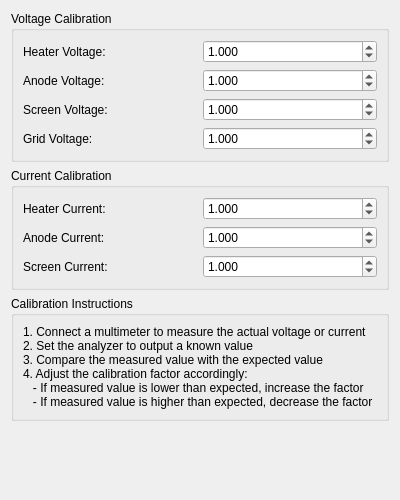
<?xml version="1.0" encoding="UTF-8"?>
<ui version="4.0">
 <class>CalibrationTab</class>
 <widget class="QWidget" name="CalibrationTab">
  <property name="geometry">
   <rect>
    <x>0</x>
    <y>0</y>
    <width>400</width>
    <height>500</height>
   </rect>
  </property>
  <property name="windowTitle">
   <string>Form</string>
  </property>
  <layout class="QVBoxLayout" name="verticalLayout">
   <item>
    <widget class="QGroupBox" name="groupVoltageCalibration">
     <property name="title">
      <string>Voltage Calibration</string>
     </property>
     <layout class="QGridLayout" name="gridLayout">
      <item row="0" column="0">
       <widget class="QLabel" name="labelHeaterVoltage">
        <property name="text">
         <string>Heater Voltage:</string>
        </property>
       </widget>
      </item>
      <item row="0" column="1">
       <widget class="QDoubleSpinBox" name="heaterVoltageCalibration">
        <property name="decimals">
         <number>3</number>
        </property>
        <property name="minimum">
         <double>0.500000000000000</double>
        </property>
        <property name="maximum">
         <double>2.000000000000000</double>
        </property>
        <property name="singleStep">
         <double>0.001000000000000</double>
        </property>
        <property name="value">
         <double>1.000000000000000</double>
        </property>
       </widget>
      </item>
      <item row="1" column="0">
       <widget class="QLabel" name="labelAnodeVoltage">
        <property name="text">
         <string>Anode Voltage:</string>
        </property>
       </widget>
      </item>
      <item row="1" column="1">
       <widget class="QDoubleSpinBox" name="anodeVoltageCalibration">
        <property name="decimals">
         <number>3</number>
        </property>
        <property name="minimum">
         <double>0.500000000000000</double>
        </property>
        <property name="maximum">
         <double>2.000000000000000</double>
        </property>
        <property name="singleStep">
         <double>0.001000000000000</double>
        </property>
        <property name="value">
         <double>1.000000000000000</double>
        </property>
       </widget>
      </item>
      <item row="2" column="0">
       <widget class="QLabel" name="labelScreenVoltage">
        <property name="text">
         <string>Screen Voltage:</string>
        </property>
       </widget>
      </item>
      <item row="2" column="1">
       <widget class="QDoubleSpinBox" name="screenVoltageCalibration">
        <property name="decimals">
         <number>3</number>
        </property>
        <property name="minimum">
         <double>0.500000000000000</double>
        </property>
        <property name="maximum">
         <double>2.000000000000000</double>
        </property>
        <property name="singleStep">
         <double>0.001000000000000</double>
        </property>
        <property name="value">
         <double>1.000000000000000</double>
        </property>
       </widget>
      </item>
      <item row="3" column="0">
       <widget class="QLabel" name="labelGridVoltage">
        <property name="text">
         <string>Grid Voltage:</string>
        </property>
       </widget>
      </item>
      <item row="3" column="1">
       <widget class="QDoubleSpinBox" name="gridVoltageCalibration">
        <property name="decimals">
         <number>3</number>
        </property>
        <property name="minimum">
         <double>0.500000000000000</double>
        </property>
        <property name="maximum">
         <double>2.000000000000000</double>
        </property>
        <property name="singleStep">
         <double>0.001000000000000</double>
        </property>
        <property name="value">
         <double>1.000000000000000</double>
        </property>
       </widget>
      </item>
     </layout>
    </widget>
   </item>
   <item>
    <widget class="QGroupBox" name="groupCurrentCalibration">
     <property name="title">
      <string>Current Calibration</string>
     </property>
     <layout class="QGridLayout" name="gridLayout_2">
      <item row="0" column="0">
       <widget class="QLabel" name="labelHeaterCurrent">
        <property name="text">
         <string>Heater Current:</string>
        </property>
       </widget>
      </item>
      <item row="0" column="1">
       <widget class="QDoubleSpinBox" name="heaterCurrentCalibration">
        <property name="decimals">
         <number>3</number>
        </property>
        <property name="minimum">
         <double>0.500000000000000</double>
        </property>
        <property name="maximum">
         <double>2.000000000000000</double>
        </property>
        <property name="singleStep">
         <double>0.001000000000000</double>
        </property>
        <property name="value">
         <double>1.000000000000000</double>
        </property>
       </widget>
      </item>
      <item row="1" column="0">
       <widget class="QLabel" name="labelAnodeCurrent">
        <property name="text">
         <string>Anode Current:</string>
        </property>
       </widget>
      </item>
      <item row="1" column="1">
       <widget class="QDoubleSpinBox" name="anodeCurrentCalibration">
        <property name="decimals">
         <number>3</number>
        </property>
        <property name="minimum">
         <double>0.500000000000000</double>
        </property>
        <property name="maximum">
         <double>2.000000000000000</double>
        </property>
        <property name="singleStep">
         <double>0.001000000000000</double>
        </property>
        <property name="value">
         <double>1.000000000000000</double>
        </property>
       </widget>
      </item>
      <item row="2" column="0">
       <widget class="QLabel" name="labelScreenCurrent">
        <property name="text">
         <string>Screen Current:</string>
        </property>
       </widget>
      </item>
      <item row="2" column="1">
       <widget class="QDoubleSpinBox" name="screenCurrentCalibration">
        <property name="decimals">
         <number>3</number>
        </property>
        <property name="minimum">
         <double>0.500000000000000</double>
        </property>
        <property name="maximum">
         <double>2.000000000000000</double>
        </property>
        <property name="singleStep">
         <double>0.001000000000000</double>
        </property>
        <property name="value">
         <double>1.000000000000000</double>
        </property>
       </widget>
      </item>
     </layout>
    </widget>
   </item>
   <item>
    <widget class="QGroupBox" name="groupCalibrationInstructions">
     <property name="title">
      <string>Calibration Instructions</string>
     </property>
     <layout class="QVBoxLayout" name="verticalLayout_2">
      <item>
       <widget class="QLabel" name="labelInstructions">
        <property name="text">
         <string>1. Connect a multimeter to measure the actual voltage or current
2. Set the analyzer to output a known value
3. Compare the measured value with the expected value
4. Adjust the calibration factor accordingly:
   - If measured value is lower than expected, increase the factor
   - If measured value is higher than expected, decrease the factor</string>
        </property>
        <property name="alignment">
         <set>Qt::AlignLeading|Qt::AlignLeft|Qt::AlignTop</set>
        </property>
       </widget>
      </item>
     </layout>
    </widget>
   </item>
   <item>
    <spacer name="verticalSpacer">
     <property name="orientation">
      <enum>Qt::Vertical</enum>
     </property>
     <property name="sizeHint" stdset="0">
      <size>
       <width>20</width>
       <height>40</height>
      </size>
     </property>
    </spacer>
   </item>
  </layout>
 </widget>
 <resources/>
 <connections/>
</ui>
